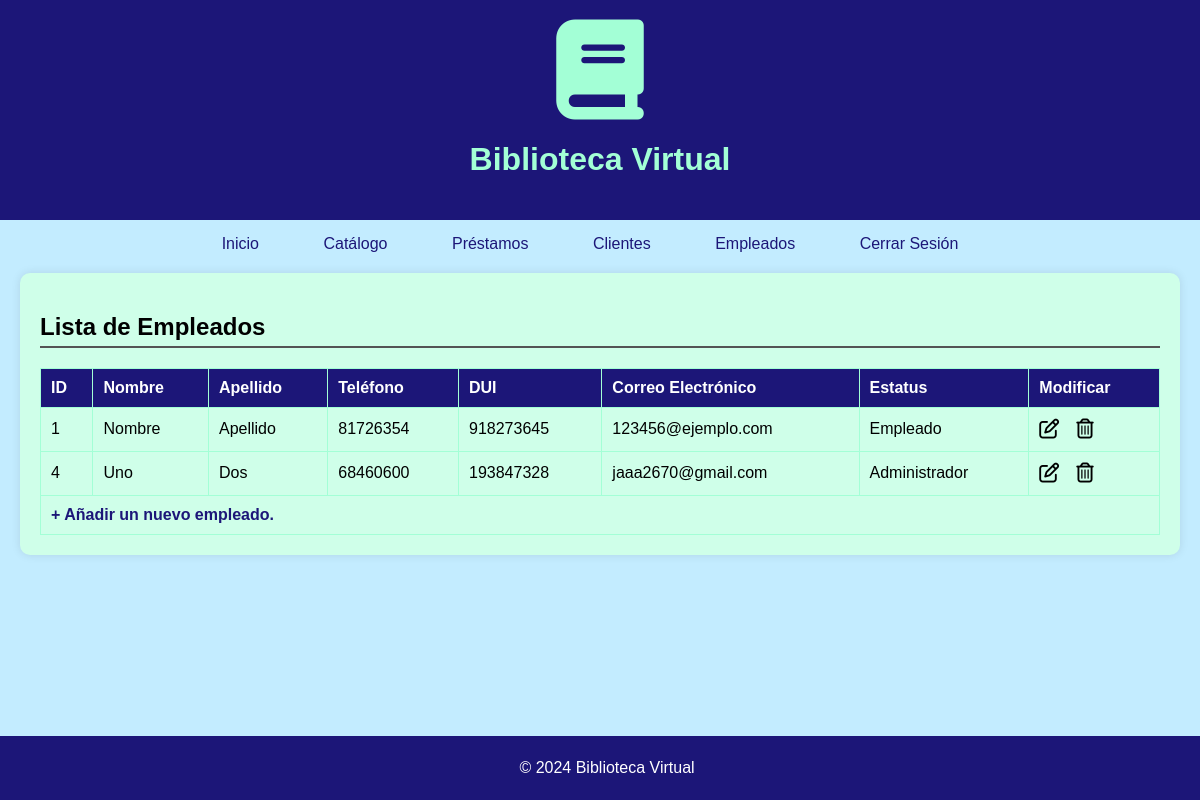
The page /empleados.php (signed in) on the database its author committed.
### tables this page shows
CREATE TABLE `usuarios` (
  `ID` int(8) NOT NULL,
  `nombre` varchar(255) NOT NULL,
  `apellido` varchar(255) NOT NULL,
  `correoElectronico` varchar(255) NOT NULL,
  `DUI` int(9) NOT NULL,
  `telefono` int(8) NOT NULL,
  `contrasena` varchar(255) NOT NULL,
  `empleado` tinyint(1) NOT NULL,
  `admin` tinyint(1) NOT NULL
);

### empleados.php (the view, shortened to what this page needs)
<!DOCTYPE html>
    <html lang="es">
    <head>
        <link rel="stylesheet" href="assets/style.css">
    </head>
    <body>
        <?php
            include('assets/menu.php');
            $empleados = new Database();
        ?>
        <article class="empleados">
            <h1 id="Empleados">Lista de Empleados</h1>
            <main>
                <table>
                    <thead>
                        <tr>
                            <th>ID</th>
                            <th>Nombre</th>
                            <th>Apellido</th>
                            <th>Teléfono</th>
                            <th>DUI</th>
                            <th>Correo Electrónico</th>
                            <th>Estatus</th>
                            <th>Modificar</th>
                        </tr>
                    </thead>
                    <tbody>
                        <?php
                            $lista = $empleados->mostrarElementos('usuarios');
                            while($row = mysqli_fetch_object($lista)){
                                $confirm = $row->empleado;
                                if ($confirm) {
                                    $id = $row->ID;
                                    $nombre = $row->nombre;
                                    $apellido = $row->apellido;
                                    $telefono = $row->telefono;
                                    $dui = $row->DUI;
                                    $correo = $row->correoElectronico;
                                    $estatus = $row->admin;
                                    ?>
                                    <tr>
                                        <td>
                                            <?php
                                                echo $id;
                                            ?>
                                        </td>
                                        <td>
                                            <?php
                                                echo $nombre;
                                            ?>
                                        </td>
                                        <td>
                                            <?php
                                                echo $apellido;
                                            ?>
                                        </td>
                                        <td>
                                            <?php
                                                echo $telefono;
                                            ?>
                                        </td>
                                        <td>
                                            <?php
                                                echo $dui;
                                            ?>
                                        </td>
                                        <td>
                                            <?php
                                                echo $correo;
                                            ?>
                                        </td>
                                        <td>
                                            <?php
                                                if($estatus){
                                                    echo "Administrador";
                                                } else if (!$estatus){
                                                    echo "Empleado";
                                                }
                                            ?>
                                        </td>
                                        <td>
                                            <a class="boton" href="modificarEmpleado.php?id=<?php echo $id; ?>&mod"><i class="fa-regular fa-pen-to-square"></i></a>
                                            <a class="boton" href="modificarEmpleado.php?id=<?php echo $id; ?>&del"><i class="fa-regular fa-trash-can"></i></a>
                                        </td>
                                    </tr>
                                    <?php
                                }
                            }
                        ?>
                        <tr>
                            <td colspan="8">
                                <a class="add" href="agregarEmpleado.php">+ Añadir un nuevo empleado.</a>
                            </td>
                        </tr>
                    </tbody>
                </table>
            </main>
        </article>
    </body>
</html>

### assets/style.css (style rules this page uses)
:root { --navy: #1C1678; --lightBlue: #c3ecff; --mint: #A3FFD6; --clearColor: #cfffe9; }
body { font-family: Arial, sans-serif; margin: 0; padding: 0; background-color: var(--lightBlue); }
article { background-color: var(--clearColor); margin: 20px 20px 75px 20px; padding: 20px; border-radius: 10px; box-shadow: 0 0 10px rgba(0, 0, 0, 0.1); }
article h1 { border-bottom: 2px solid #545454; padding-bottom: 5px; }
article main { margin-top: 10px; }
table { width: 100%; border-collapse: collapse; margin-top: 10px; }
table th, table td { padding: 10px; border: 1px solid var(--mint); }
table th { background-color: var(--navy); color: white; text-align: left; }
.add { color: var(--navy); font-size: 1em; font-weight: bold; text-decoration: none; }
.boton { font-size: 1.25em; color: black; }

### rows shown on the page
usuarios: ID "1", nombre "Nombre", apellido "Apellido", telefono "81726354", DUI "918273645", correoElectronico "123456@ejemplo.com", admin "Empleado"
usuarios: ID "4", nombre "Uno", apellido "Dos", telefono "68460600", DUI "193847328", correoElectronico "jaaa2670@gmail.com", admin "Administrador"
